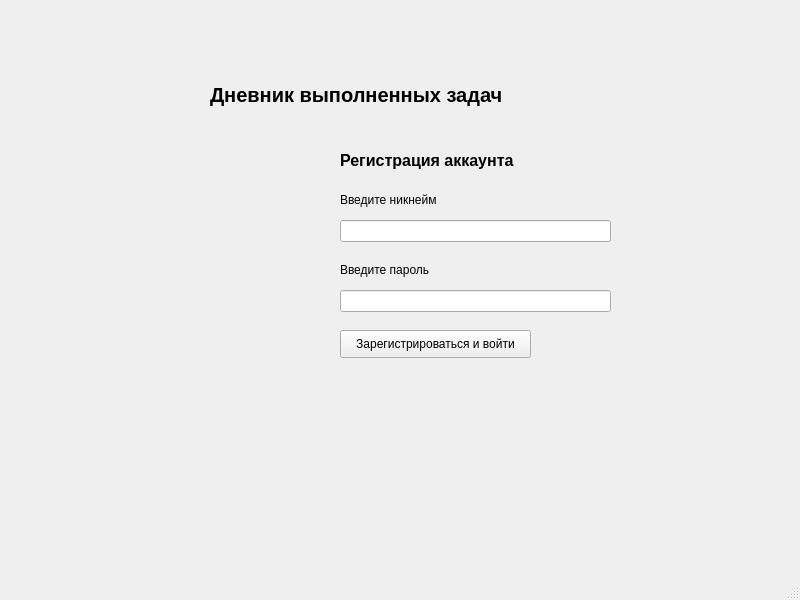
<?xml version="1.0" encoding="UTF-8"?>
<ui version="4.0">
 <class>MainWindow</class>
 <widget class="QMainWindow" name="MainWindow">
  <property name="geometry">
   <rect>
    <x>0</x>
    <y>0</y>
    <width>800</width>
    <height>600</height>
   </rect>
  </property>
  <property name="windowTitle">
   <string>MainWindow</string>
  </property>
  <widget class="QWidget" name="centralwidget">
   <widget class="QLabel" name="nickname_account_registration">
    <property name="geometry">
     <rect>
      <x>340</x>
      <y>130</y>
      <width>261</width>
      <height>61</height>
     </rect>
    </property>
    <property name="text">
     <string>&lt;html&gt;&lt;head/&gt;&lt;body&gt;&lt;p&gt;&lt;span style=&quot; font-size:12pt; font-weight:600;&quot;&gt;Регистрация аккаунта&lt;/span&gt;&lt;/p&gt;&lt;/body&gt;&lt;/html&gt;</string>
    </property>
   </widget>
   <widget class="QLabel" name="text_about_nickname">
    <property name="geometry">
     <rect>
      <x>340</x>
      <y>190</y>
      <width>191</width>
      <height>20</height>
     </rect>
    </property>
    <property name="text">
     <string>&lt;html&gt;&lt;head/&gt;&lt;body&gt;&lt;p&gt;&lt;span style=&quot; font-size:9pt;&quot;&gt;Введите никнейм&lt;/span&gt;&lt;/p&gt;&lt;/body&gt;&lt;/html&gt;</string>
    </property>
   </widget>
   <widget class="QLineEdit" name="nickname">
    <property name="geometry">
     <rect>
      <x>340</x>
      <y>220</y>
      <width>271</width>
      <height>22</height>
     </rect>
    </property>
    <property name="text">
     <string/>
    </property>
   </widget>
   <widget class="QLabel" name="text_about_password">
    <property name="geometry">
     <rect>
      <x>340</x>
      <y>260</y>
      <width>191</width>
      <height>20</height>
     </rect>
    </property>
    <property name="text">
     <string>&lt;html&gt;&lt;head/&gt;&lt;body&gt;&lt;p&gt;&lt;span style=&quot; font-size:9pt;&quot;&gt;Введите пароль&lt;/span&gt;&lt;/p&gt;&lt;/body&gt;&lt;/html&gt;</string>
    </property>
   </widget>
   <widget class="QLineEdit" name="password">
    <property name="geometry">
     <rect>
      <x>340</x>
      <y>290</y>
      <width>271</width>
      <height>22</height>
     </rect>
    </property>
    <property name="text">
     <string/>
    </property>
   </widget>
   <widget class="QPushButton" name="cdk">
    <property name="geometry">
     <rect>
      <x>340</x>
      <y>330</y>
      <width>191</width>
      <height>28</height>
     </rect>
    </property>
    <property name="text">
     <string>Зарегистрироваться и войти</string>
    </property>
   </widget>
   <widget class="QLabel" name="label">
    <property name="geometry">
     <rect>
      <x>210</x>
      <y>70</y>
      <width>391</width>
      <height>51</height>
     </rect>
    </property>
    <property name="text">
     <string>&lt;html&gt;&lt;head/&gt;&lt;body&gt;&lt;p&gt;&lt;span style=&quot; font-size:15pt; font-weight:600;&quot;&gt;Дневник выполненных задач&lt;/span&gt;&lt;/p&gt;&lt;/body&gt;&lt;/html&gt;</string>
    </property>
   </widget>
  </widget>
  <widget class="QMenuBar" name="menubar">
   <property name="geometry">
    <rect>
     <x>0</x>
     <y>0</y>
     <width>800</width>
     <height>26</height>
    </rect>
   </property>
  </widget>
  <widget class="QStatusBar" name="statusbar"/>
 </widget>
 <resources/>
 <connections/>
</ui>
